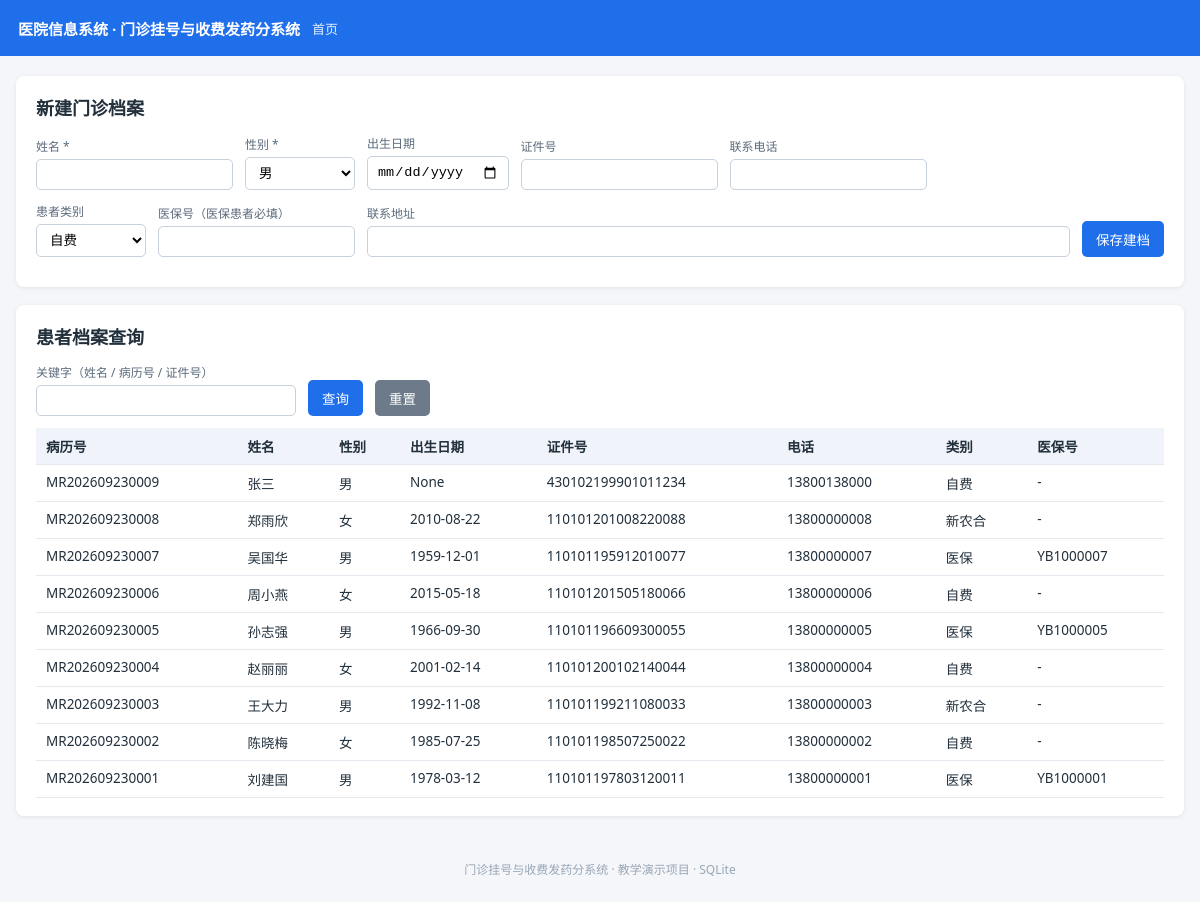
Before: /patients with the older database file.
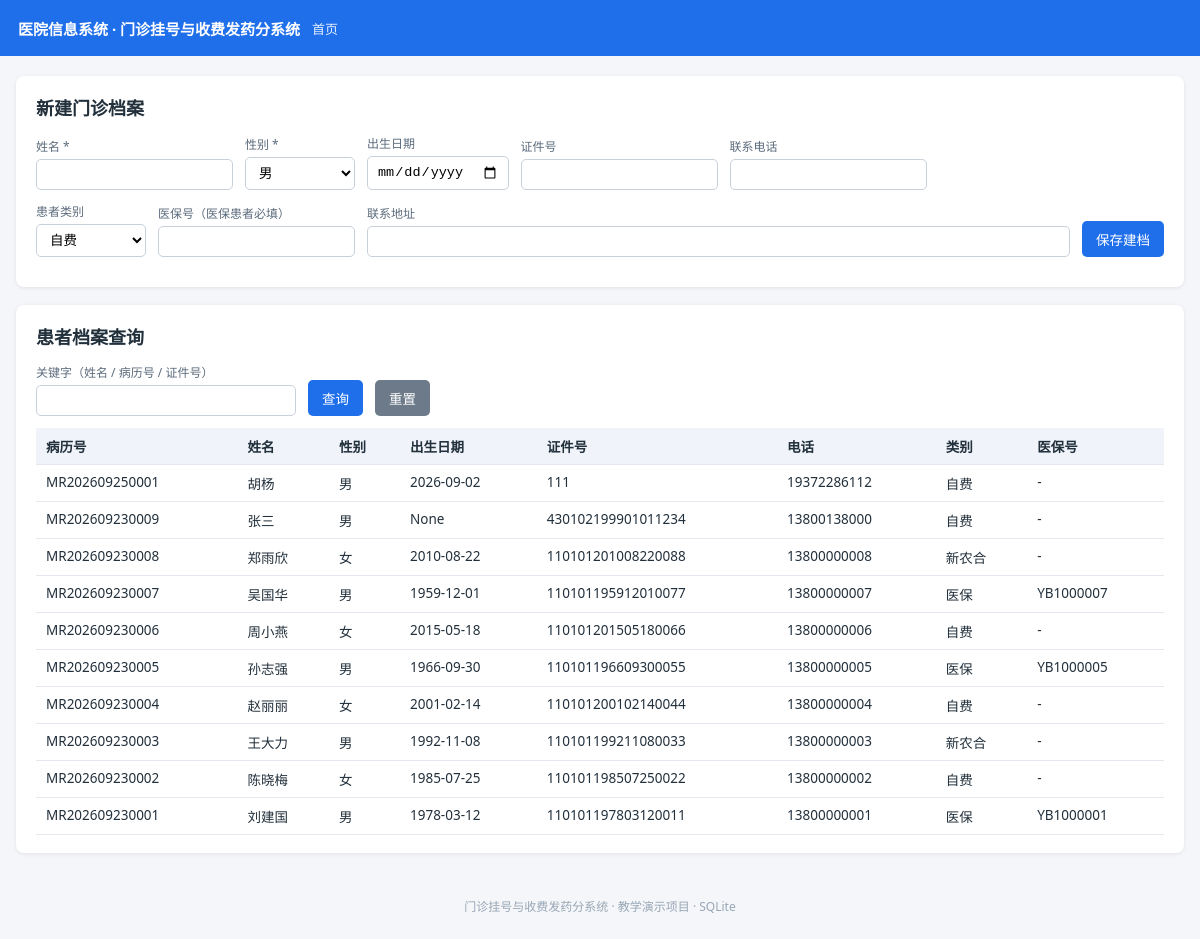
After: the same page with the newer database file.
### tables this page shows
CREATE TABLE patient (
    patient_id        INTEGER PRIMARY KEY AUTOINCREMENT,
    medical_record_no TEXT NOT NULL UNIQUE,
    name              TEXT NOT NULL,
    gender            TEXT NOT NULL CHECK (gender IN ('男', '女')),
    birth_date        TEXT,
    id_card           TEXT UNIQUE,
    phone             TEXT,
    address           TEXT,
    patient_type      TEXT NOT NULL DEFAULT '自费'
                      CHECK (patient_type IN ('自费', '医保', '新农合')),
    insurance_no      TEXT,
    created_at        TEXT NOT NULL DEFAULT (datetime('now', 'localtime'))
);

### app.py (the view)
@router.get("/patients")
def patients(request: Request, keyword: str = Query("")):
    keyword = keyword.strip()
    if keyword:
        rows = query(
            "SELECT * FROM patient "
            "WHERE name LIKE ? OR medical_record_no LIKE ? OR id_card LIKE ? "
            "ORDER BY patient_id DESC",
            ("%" + keyword + "%", "%" + keyword + "%", "%" + keyword + "%"),
        )
    else:
        rows = query("SELECT * FROM patient ORDER BY patient_id DESC")
    return render(request, "patients.html", patients=rows, keyword=keyword)

### templates/patients.html (shortened to what this page needs)
{% extends "base.html" %}
{% block content %}
<div class="card">
  <h2>新建门诊档案</h2>
  <form method="post" action="{{ url_for('patient_create') }}">
    <div class="form-row">
      <div class="field"><label>姓名 *</label><input name="name" required></div>
      <div class="field"><label>性别 *</label>
        <select name="gender" required><option value="男">男</option><option value="女">女</option></select>
      </div>
      <div class="field"><label>出生日期</label><input type="date" name="birth_date"></div>
      <div class="field"><label>证件号</label><input name="id_card"></div>
      <div class="field"><label>联系电话</label><input name="phone"></div>
    </div>
    <div class="form-row">
      <div class="field"><label>患者类别</label>
        <select name="patient_type">
          <option value="自费">自费</option>
        </select>
      </div>
      <div class="field"><label>医保号（医保患者必填）</label><input name="insurance_no"></div>
      <div class="field" style="flex:1"><label>联系地址</label><input name="address" style="width:100%"></div>
      <button type="submit">保存建档</button>
    </div>
  </form>
</div>
<div class="card">
  <h2>患者档案查询</h2>
  <form method="get" class="form-row">
    <div class="field"><label>关键字（姓名 / 病历号 / 证件号）</label>
      <input name="keyword" value="{{ keyword }}" style="min-width:260px">
    </div>
    <button type="submit">查询</button>
    <a class="btn btn-plain" href="{{ url_for('patients') }}">重置</a>
  </form>
  <table>
    <thead>
      <tr><th>病历号</th><th>姓名</th><th>性别</th><th>出生日期</th><th>证件号</th>
          <th>电话</th><th>类别</th><th>医保号</th></tr>
    </thead>
    <tbody>
      {% for p in patients %}
      <tr>
        <td>{{ p.medical_record_no }}</td><td>{{ p.name }}</td><td>{{ p.gender }}</td>
        <td>{{ p.birth_date }}</td><td>{{ p.id_card }}</td><td>{{ p.phone }}</td>
        <td>{{ p.patient_type }}</td><td>{{ p.insurance_no or '-' }}</td>
      </tr>
      {% else %}
      <tr><td colspan="8" class="muted">暂无数据</td></tr>
      {% endfor %}
    </tbody>
  </table>
</div>
{% endblock %}

Changed rows visible on the page:
added patient: medical_record_no "MR202609250001", name "胡杨", gender "男", birth_date "2026-09-02", id_card "111", phone "19372286112", patient_type "自费", insurance_no "-"
